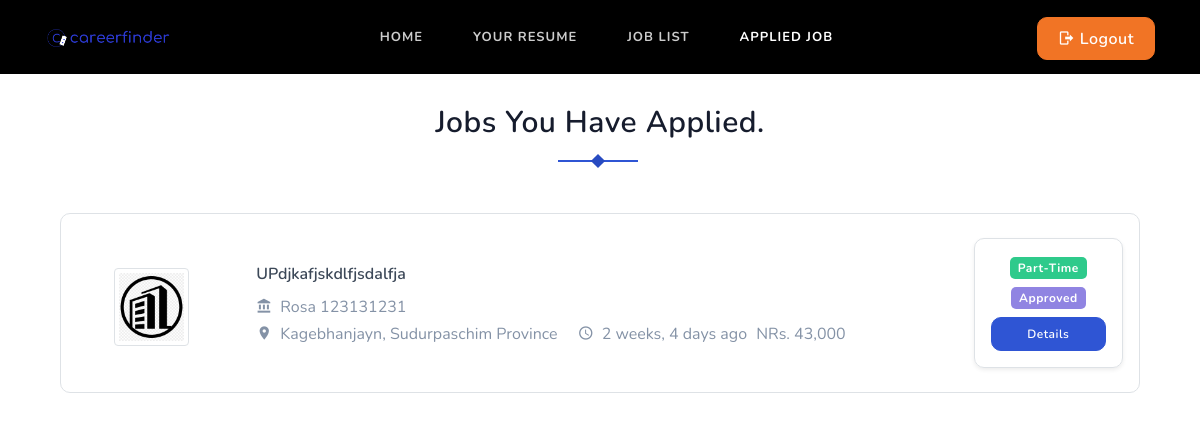
The page /job/applied-jobs/ (signed in) on the database its author committed.
### job/models.py (models this page shows, shortened)
class ApplyJob(models.Model):
    STATUS_CHOICES = [
        ("pending", "Pending"),
        ("approved", "Approved"),
        ("rejected", "Rejected"),
    ]
    user = models.ForeignKey(User, on_delete=models.CASCADE)
    job = models.ForeignKey(Job, on_delete=models.CASCADE)
    timestamp = models.DateTimeField(auto_now_add=True)
    status = models.CharField(max_length=20, choices=STATUS_CHOICES)

class Job(models.Model):
    JOB_TYPE_CHOICES = [
        ("part-time", "Part Time"),
        ("full-time", "Full Time"),
    ]
    WORK_MODES_CHOICES = [
        ('remote', 'Remote'),
        ('onsite', 'Onsite'),
        ('hybrid', 'Hybrid'),
    ]
    user = models.ForeignKey(User, on_delete=models.CASCADE)
    company = models.ForeignKey(Company, on_delete=models.CASCADE)
    title = models.CharField(max_length=255)
    job_type = models.CharField(max_length=20, choices=JOB_TYPE_CHOICES, default="full-time")
    image = models.ImageField(upload_to="job_images/%y/%m/&=%d", blank=True)
    category = models.ForeignKey(Category, on_delete=models.DO_NOTHING)
    city = models.CharField(max_length=255)
    state = models.ForeignKey(State, on_delete=models.DO_NOTHING, blank=True, null=True)
    salary = models.PositiveIntegerField(blank=True, null=True)
    work_mode = models.CharField(max_length=20, choices=WORK_MODES_CHOICES, default="onsite")
    edu_level = models.CharField(max_length=255)
    experience = models.ForeignKey(Experience, on_delete=models.DO_NOTHING, blank=True, null=True)
    uploaded_date = models.DateTimeField(null=True, blank=True, default=timezone.now)
    email = models.EmailField(max_length=255)
    contact = models.IntegerField()
    description = models.TextField()
    is_available = models.BooleanField(default=True)

### company/models.py (models this page shows, shortened)
class Company(models.Model):
    user = models.OneToOneField(User, on_delete=models.CASCADE)
    name = models.CharField(max_length=100, null=True, blank=True)
    est_date = models.DateField(null=True, blank=True)
    city = models.CharField(max_length=100, null=True, blank=True)
    state = models.ForeignKey(State, on_delete=models.DO_NOTHING, blank=True, null=True)
    email = models.EmailField(unique=True, null=True, blank=True)
    number = models.IntegerField(null=True, blank=True)
    website_link = models.URLField(null=True, blank=True)
    services = models.TextField(null=True, blank=True)
    overview = models.TextField(blank=True, null=True)
    image = models.ImageField(
        upload_to="company_logo/%Y/%m/%d",
        blank=True,
        null=True,
    )
    is_verified = models.BooleanField(default=False)

class State(models.Model):
    name = models.CharField(max_length=255)
    def __str__(self):
        return self.name

### job/views.py (the view, shortened to what this page needs)
# urls.py: path('applied-jobs/', views.AppliedJob.as_view(), name='applied-jobs'),
class AppliedJob(ListView):
    model = ApplyJob
    template_name = 'job/applied_job.html'
    context_object_name = 'applied_jobs'
    def dispatch(self, request, *args, **kwargs):
        if not request.user.is_authenticated:
            messages.warning(request, 'You must be logged in to view your applied jobs.')
            return redirect('login')
        if not request.user.is_applicant:
            messages.warning(request, 'Permission Denied! You are not authorized to view your applied jobs.')
            return redirect('home')
        return super().dispatch(request, *args, **kwargs)
    def get_queryset(self):
        return ApplyJob.objects.filter(user=self.request.user).order_by('-timestamp')
    def get_context_data(self, **kwargs):
        context = super().get_context_data(**kwargs)
        page = self.request.GET.get("page", 1)
        paginator = Paginator(context['applied_jobs'], 5)  # 5 jobs per page
        try:
            applied_jobs = paginator.page(page)
        except PageNotAnInteger:
            applied_jobs = paginator.page(1)
        except EmptyPage:
            applied_jobs = paginator.page(paginator.num_pages)
        context["title"] = "Applied Jobs"
        context['applied_jobs'] = applied_jobs
        context['page_obj'] = applied_jobs
        return context

### company/context_processors.py (called while the page is built)
def company_context(request):
    company = None
    if request.user.is_authenticated and request.user.has_company:
        company = Company.objects.filter(user=request.user).first()  # or however you link Company to the user
    return {'company': company}

### resume/context_processors.py (called while the page is built)
def resume_context(request):
    resume = None
    if request.user.is_authenticated and request.user.has_resume:
        resume = Resume.objects.filter(user=request.user).first()
    return {'resume': resume}

### templates/job/applied_job.html (shortened to what this page needs)
{% extends "base.html" %}
{% load widget_tweaks %}
{% load static %}
{% block content %}
{% load humanize %}
<section class="section pt-0">
    <div class="container">
        <div class="row">
            <div class="col-12">
                <div class="section-title text-center mb-4 pb-2">
                    <h4 class="title title-line pb-1">Jobs You Have Applied.</h4>
                </div>
            </div>
        </div>
        <div class="row">
            <div class="col-lg-12">
                {% if applied_jobs %}
                {% for applied_job in applied_jobs %}
                <div class="job-list-box border rounded mt-4 pt-2">
                    <div class="p-3">
                        <div class="row align-items-center">
                            <div class="col-lg-2">
                                <div class="company-logo-img">
                                    {% if company.image %}
                                        <img src="{{ company.image.url }}" alt="" class="img-fluid img-thumbnail w-50 mx-md-auto d-block">
                                    {% else %}
                                        <img src="/static/images/default_company_logo.jpg" alt="Default Logo" class="img-fluid img-thumbnail w-50 mx-md-auto d-block">
                                    {% endif %}
                                </div>
                            </div>
                            <div class="col-lg-8 col-md-8">
                                <div class="job-list-desc">
                                    <h6 class="mb-2"><a href="#" class="text-dark">{{ applied_job.job.title }}</a></h6>
                                    <p class="text-muted mb-0"><i class="mdi mdi-bank mr-2"></i>{{ applied_job.job.company.name }}</p>
                                    <ul class="list-inline mb-0">
                                        <li class="list-inline-item mr-3">
                                            <p class="text-muted mb-0"><i class="mdi mdi-map-marker mr-2"></i>{{ applied_job.job.city }}, {{ applied_job.job.state }}</p>
                                        </li>
                                        <li class="list-inline-item">
                                            <p class="text-muted mb-0"><i class="mdi mdi-clock-outline mr-2"></i>{{ applied_job.job.uploaded_date|naturaltime }}</p>
                                        </li>
                                        <li class="list-inline-item">
                                            <p class="text-muted mb-0">NRs. {{ applied_job.job.salary|intcomma }}</p>
                                        </li>
                                    </ul>
                                </div>
                            </div>
                            <div class="col-lg-2 col-md-3 mb-2">
                                <div class="job-list-button-sm text-right">
                                    <div class="job-list-button-sm text-center border p-3 rounded shadow-sm w-100">
                                        <span class="badge badge-success">{{ applied_job.job.job_type|title }}</span>
                                        <span class="badge badge-info mt-2">{{ applied_job.status|title }}</span>
                                        <div class="mt-2">
                                            <a href="{% url 'job-details' applied_job.job.id %}" class="btn btn-sm btn-primary w-100">Details</a>
                                        </div>
                                    </div>
                                </div>
                            </div>
                        </div>
                    </div>
                </div>
                {% endfor %}
                {% else %}
                <h6 class="title title-line pb-5">No jobs applied at the moment.</h6>
                {% endif %}
            </div>
        </div>
    </div>
</section>
{% endblock content %}

### static/css/style.css (style rules this page uses)
.text-dark { color: #3c4858 !important; }
.text-muted { color: #8492a6 !important; }
.list-inline-item:not(:last-child) { margin-right: 5px; margin-bottom: 5px; }
.rounded { border-radius: 10px !important; }
.btn { padding: 8px 20px; outline: none; text-decoration: none; font-size: 16px; letter-spacing: 0.5px; -webkit-transition: all 0.3s; transition: all 0.3s; font-weight: 600; border-radius: 10px; }
.btn.btn-sm { padding: 7px 16px; font-size: 12px; }
.btn.btn-primary, .btn.btn-secondary, .btn.btn-success, .btn.btn-danger, .btn.btn-info, .btn.btn-warning, .btn.btn-dark { color: #ffffff !important; }
.btn.btn-primary { background: #2f55d4; border: 1px solid #2f55d4; }
.badge { padding: 5px 8px; border-radius: 5px; letter-spacing: 0.5px; }
.badge.badge-primary, .badge.badge-secondary, .badge.badge-success, .badge.badge-danger, .badge.badge-info, .badge.badge-warning, .badge.badge-dark { color: #ffffff !important; }
.badge.badge-success { background-color: #2eca8b !important; }
.badge.badge-info { background-color: #9084e2 !important; }
body { font-family: "Nunito", sans-serif; overflow-x: hidden !important; font-size: 16px; color: #161c2d; }
h1, h2, h3, h4, h5, h6, .h1, .h2, .h3, .h4, .h5, .h6 { font-family: "Nunito", sans-serif; line-height: 1.5; font-weight: 600; }
a { text-decoration: none !important; }
p { line-height: 1.6; }
.section { padding: 100px 0; position: relative; }
.section-title { position: relative; }
.section-title .title { letter-spacing: 0.5px; font-size: 30px; }
.section-title .title.title-line:before { content: ""; position: absolute; height: 2px; width: 80px; left: 50%; top: 60px; text-align: center; background: #2f55d4; margin-left: -42px; }
.section-title .title.title-line:after { content: ""; position: absolute; height: 10px; width: 10px; left: 50%; top: 56px; z-index: 1; text-align: center; background: #284bc1; margin-left: -7px; -webkit-transform: rotate(45deg); transform: rotate(45deg); }
.job-list-box { -webkit-transition: all 0.5s; transition: all 0.5s; }

### rows shown on the page
ApplyJob: job "UPdjkafjskdlfjsdalfja", job.company.name "Rosa 123131231", job.city "Kagebhanjayn", job.state "Sudurpaschim Province", job.uploaded_date "2 weeks, 4 days ago", job.salary "43,000", job.job_type "Part-Time", status "Approved"
